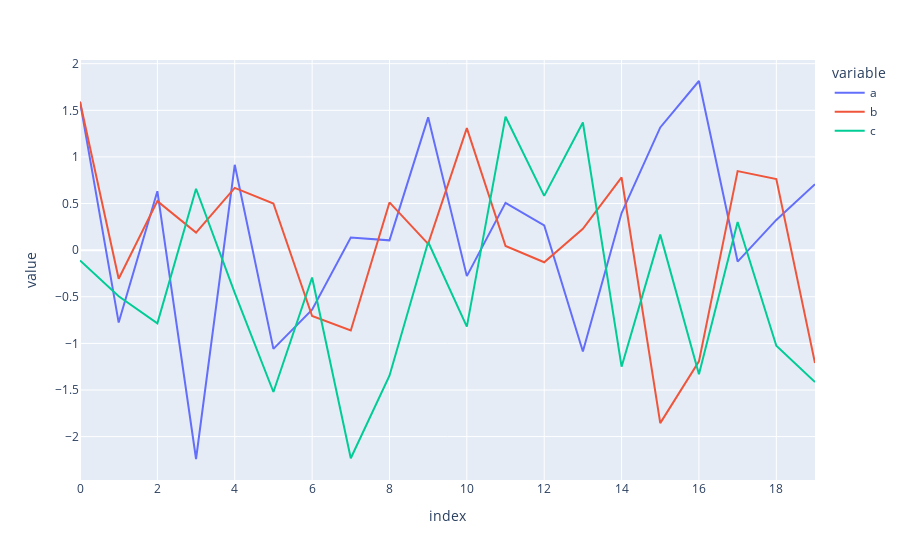

Notebook code for this chart:
### Code cell
px.line(chart_data)

### Figure 1 — Plotly figure (JSON) as saved in the notebook; plotly's stock layout.template omitted (floating-point values rounded to 4 significant figures)
{"data": [{"hovertemplate": "variable=a<br>index=%{x}<br>value=%{y}<extra></extra>", "legendgroup": "a", "line": {"color": "#636efa", "dash": "solid"}, "marker": {"symbol": "circle"}, "mode": "lines", "name": "a", "orientation": "v", "showlegend": true, "type": "scatter", "x": [0, 1, 2, 3, 4, 5, 6, 7, 8, 9, 10, 11, 12, 13, 14, 15, 16, 17, 18, 19], "xaxis": "x", "y": [1.592, -0.7769, 0.6323, -2.24, 0.9161, -1.059, -0.6376, 0.1354, 0.105, 1.425, -0.2784, 0.5082, 0.2659, -1.087, 0.3986, 1.316, 1.815, -0.1222, 0.3246, 0.7071], "yaxis": "y"}, {"hovertemplate": "variable=b<br>index=%{x}<br>value=%{y}<extra></extra>", "legendgroup": "b", "line": {"color": "#EF553B", "dash": "solid"}, "marker": {"symbol": "circle"}, "mode": "lines", "name": "b", "orientation": "v", "showlegend": true, "type": "scatter", "x": [0, 1, 2, 3, 4, 5, 6, 7, 8, 9, 10, 11, 12, 13, 14, 15, 16, 17, 18, 19], "xaxis": "x", "y": [1.591, -0.3069, 0.5259, 0.1884, 0.6679, 0.5011, -0.706, -0.8615, 0.5119, 0.06737, 1.309, 0.04452, -0.1299, 0.2283, 0.7798, -1.855, -1.193, 0.848, 0.762, -1.211], "yaxis": "y"}, {"hovertemplate": "variable=c<br>index=%{x}<br>value=%{y}<extra></extra>", "legendgroup": "c", "line": {"color": "#00cc96", "dash": "solid"}, "marker": {"symbol": "circle"}, "mode": "lines", "name": "c", "orientation": "v", "showlegend": true, "type": "scatter", "x": [0, 1, 2, 3, 4, 5, 6, 7, 8, 9, 10, 11, 12, 13, 14, 15, 16, 17, 18, 19], "xaxis": "x", "y": [-0.1097, -0.4951, -0.7855, 0.6587, -0.4577, -1.521, -0.2936, -2.232, -1.347, 0.08737, -0.8202, 1.432, 0.5821, 1.37, -1.25, 0.1667, -1.331, 0.3021, -1.025, -1.415], "yaxis": "y"}], "layout": {"autosize": true, "legend": {"title": {"text": "variable"}, "tracegroupgap": 0}, "margin": {"t": 60}, "xaxis": {"anchor": "y", "autorange": true, "domain": [0, 1], "range": [0, 19], "title": {"text": "index"}, "type": "linear"}, "yaxis": {"anchor": "x", "autorange": true, "domain": [0, 1], "range": [-2.465, 2.04], "title": {"text": "value"}, "type": "linear"}}}
